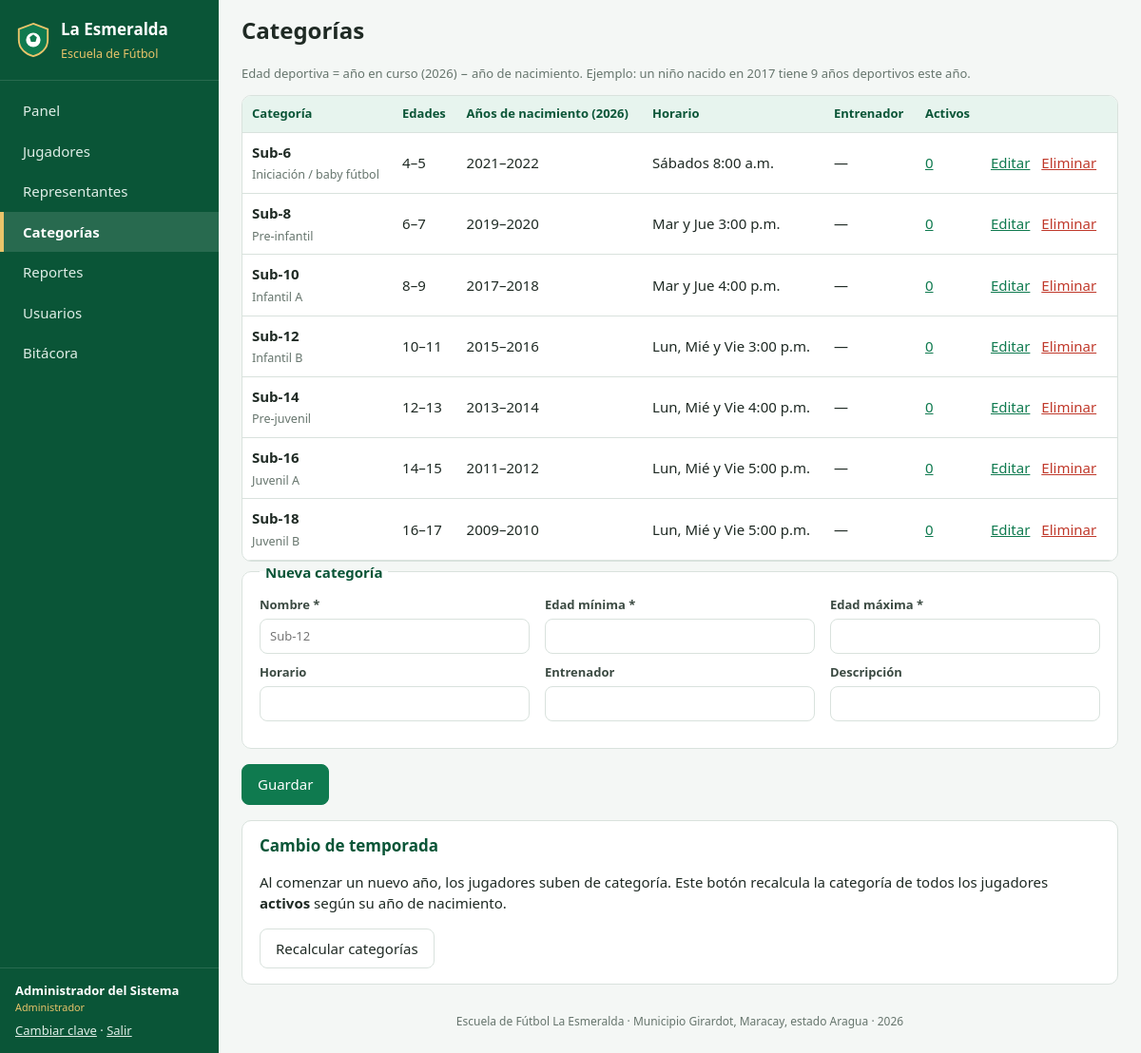
The page /categorias.php (signed in) on the database its author committed.
### tables this page shows
CREATE TABLE categorias (
  id          INT UNSIGNED AUTO_INCREMENT PRIMARY KEY,
  nombre      VARCHAR(30)  NOT NULL UNIQUE,
  edad_min    TINYINT UNSIGNED NOT NULL,
  edad_max    TINYINT UNSIGNED NOT NULL,
  horario     VARCHAR(120) NULL,
  entrenador  VARCHAR(100) NULL,
  descripcion VARCHAR(255) NULL
);

### includes/init.php (called while the page is built, shortened)
<?php
function db(): PDO
{
    static $pdo = null;
    if ($pdo === null) {
        $dsn = DB_SOCKET !== ''
            ? 'mysql:unix_socket=' . DB_SOCKET . ';dbname=' . DB_NAME . ';charset=utf8mb4'
            : 'mysql:host=' . DB_HOST . ';port=' . DB_PORT . ';dbname=' . DB_NAME . ';charset=utf8mb4';
        try {
            $pdo = new PDO($dsn, DB_USER, DB_PASS, [
                PDO::ATTR_ERRMODE            => PDO::ERRMODE_EXCEPTION,
                PDO::ATTR_DEFAULT_FETCH_MODE => PDO::FETCH_ASSOC,
                PDO::ATTR_EMULATE_PREPARES   => false,
            ]);
        } catch (PDOException $ex) {
            http_response_code(500);
            exit('<h2>No se pudo conectar a la base de datos.</h2><p>Verifique que MySQL esté encendido y '
                . 'los datos de config/config.php (o config/config.local.php).</p>');
        }
    }
    return $pdo;
}
function q(string $sql, array $params = []): PDOStatement
{
    $st = db()->prepare($sql);
    $st->execute($params);
    return $st;
}
function e($texto): string
{
    return htmlspecialchars((string) $texto, ENT_QUOTES, 'UTF-8');
}
function usuario_actual(): ?array
{
    return $_SESSION['usuario'] ?? null;
}
function tiene_rol(string $minimo): bool
{
    $nivel = ['entrenador' => 1, 'secretaria' => 2, 'administrador' => 3];
    $u = usuario_actual();
    return $u && ($nivel[$u['rol']] ?? 0) >= ($nivel[$minimo] ?? 99);
}

### categorias.php (the view, shortened to what this page needs)
<?php
require_once __DIR__ . '/includes/init.php';
$editar = (int) ($_GET['editar'] ?? 0);
$c = ['nombre' => '', 'edad_min' => '', 'edad_max' => '', 'horario' => '', 'entrenador' => '', 'descripcion' => ''];
$cats = q("SELECT c.*,
                  (SELECT COUNT(*) FROM jugadores j WHERE j.categoria_id = c.id AND j.estado = 'activo') activos,
                  (SELECT COUNT(*) FROM jugadores j WHERE j.categoria_id = c.id) total
           FROM categorias c ORDER BY c.edad_min")->fetchAll();
$anio = (int) date('Y');
require __DIR__ . '/includes/header.php';
?>
<p class="nota">Edad deportiva = año en curso (<?= $anio ?>) − año de nacimiento. Ejemplo: un niño nacido en <?= $anio - 9 ?> tiene 9 años deportivos este año.</p>
<div class="tabla-envoltura">
<table class="tabla">
  <thead><tr><th>Categoría</th><th>Edades</th><th>Años de nacimiento (<?= $anio ?>)</th><th>Horario</th><th>Entrenador</th><th>Activos</th><th></th></tr></thead>
  <tbody>
  <?php foreach ($cats as $k): ?>
    <tr>
      <td><strong><?= e($k['nombre']) ?></strong><br><small><?= e($k['descripcion'] ?? '') ?></small></td>
      <td><?= $k['edad_min'] ?>–<?= $k['edad_max'] ?></td>
      <td><?= $anio - $k['edad_max'] ?>–<?= $anio - $k['edad_min'] ?></td>
      <td><?= e($k['horario'] ?? '—') ?></td>
      <td><?= e($k['entrenador'] ?? '—') ?></td>
      <td><a href="jugadores.php?categoria=<?= $k['id'] ?>"><?= (int) $k['activos'] ?></a></td>
      <td class="acciones">
        <?php if (tiene_rol('administrador')): ?>
          <a href="categorias.php?editar=<?= $k['id'] ?>#form">Editar</a>
          <?php if (!$k['total']): ?>
          <form method="post" class="en-linea" data-confirmar="¿Eliminar la categoría <?= e($k['nombre']) ?>?">
            <button class="enlace peligro">Eliminar</button>
          </form>
          <?php endif; ?>
        <?php endif; ?>
      </td>
    </tr>
  <?php endforeach; ?>
  </tbody>
</table>
</div>
<?php if (tiene_rol('administrador')): ?>
<form method="post" class="formulario" id="form">
  <fieldset>
    <legend><?= $editar ? 'Editar categoría' : 'Nueva categoría' ?></legend>
    <div class="campos">
      <label>Nombre * <input name="nombre" required maxlength="30" placeholder="Sub-12" value="<?= e($c['nombre']) ?>"></label>
      <label>Edad mínima * <input type="number" name="edad_min" min="3" max="20" required value="<?= e($c['edad_min']) ?>"></label>
      <label>Edad máxima * <input type="number" name="edad_max" min="3" max="20" required value="<?= e($c['edad_max']) ?>"></label>
      <label>Horario <input name="horario" maxlength="120" value="<?= e($c['horario']) ?>"></label>
      <label>Entrenador <input name="entrenador" maxlength="100" value="<?= e($c['entrenador']) ?>"></label>
      <label>Descripción <input name="descripcion" maxlength="255" value="<?= e($c['descripcion']) ?>"></label>
    </div>
  </fieldset>
  <div class="botones">
    <button class="btn btn-primario">Guardar</button>
  </div>
</form>
<section class="panel">
  <h3>Cambio de temporada</h3>
  <p>Al comenzar un nuevo año, los jugadores suben de categoría. Este botón recalcula la categoría de todos los jugadores <strong>activos</strong> según su año de nacimiento.</p>
  <form method="post" data-confirmar="¿Recalcular la categoría de todos los jugadores activos?">
    <button class="btn">Recalcular categorías</button>
  </form>
</section>
<?php endif; ?>
<?php require __DIR__ . '/includes/footer.php'; ?>

### assets/css/estilos.css (style rules this page uses)
:root { --verde: #0f7a4f; --verde-osc: #0a5537; --verde-claro: #e7f4ee; --oro: #e9c46a; --texto: #1f2a24; --gris: #66756d; --borde: #d9e2dd; --fondo: #f4f7f5; --blanco: #fff; --rojo: #c0392b; --ambar: #b7791f; --radio: 10px; }
* { box-sizing: border-box; }
body { margin: 0; font: 15px/1.5 system-ui, -apple-system, "Segoe UI", Roboto, Arial, sans-serif; color: var(--texto); background: var(--fondo); }
a { color: var(--verde); }
h1, h2, h3 { line-height: 1.2; }
.btn { display: inline-block; padding: 9px 16px; border-radius: 8px; border: 1px solid var(--borde); background: var(--blanco); color: var(--texto); font: inherit; cursor: pointer; text-decoration: none; white-space: nowrap; }
.btn-primario { background: var(--verde); border-color: var(--verde); color: #fff; }
.enlace { background: none; border: 0; padding: 0; color: var(--verde); cursor: pointer; font: inherit; text-decoration: underline; }
.enlace.peligro { color: var(--rojo); }
.panel { background: var(--blanco); border: 1px solid var(--borde); border-radius: var(--radio); padding: 16px 18px; margin-bottom: 16px; }
.panel h2, .panel h3 { margin-top: 0; font-size: 17px; color: var(--verde-osc); }
.tabla-envoltura { overflow-x: auto; background: var(--blanco); border: 1px solid var(--borde); border-radius: var(--radio); }
.tabla { width: 100%; border-collapse: collapse; }
.tabla th, .tabla td { padding: 9px 10px; border-bottom: 1px solid var(--borde); text-align: left; vertical-align: middle; }
.tabla th { background: var(--verde-claro); font-size: 13px; color: var(--verde-osc); }
.tabla small { color: var(--gris); }
.acciones { white-space: nowrap; }
.acciones a, .acciones form { margin-right: 8px; }
.nota { color: var(--gris); font-size: 13px; }
input, select, textarea { font: inherit; padding: 8px 10px; border: 1px solid var(--borde); border-radius: 8px; background: #fff; color: var(--texto); width: 100%; }
.formulario fieldset { background: var(--blanco); border: 1px solid var(--borde); border-radius: var(--radio); padding: 14px 18px 18px; margin: 0 0 16px; }
.formulario legend { font-weight: 700; color: var(--verde-osc); padding: 0 6px; }
.formulario label { display: block; font-size: 13px; font-weight: 600; color: #3b4a42; margin-bottom: 10px; }
.formulario label input, .formulario label select, .formulario label textarea { margin-top: 4px; font-weight: 400; }
.campos { display: grid; grid-template-columns: repeat(auto-fill, minmax(230px, 1fr)); gap: 0 16px; }
.botones { display: flex; gap: 8px; flex-wrap: wrap; margin: 10px 0 16px; }
.en-linea { display: inline-flex; gap: 8px; align-items: center; margin-right: 16px; }

### rows shown on the page
categorias: nombre "Sub-6", descripcion "Iniciación / baby fútbol", edad_min "4", edad_max "5", $anio-$k['edad_max'] "2021", $anio-$k['edad_min'] "2022", horario "Sábados 8:00 a.m.", entrenador "—", activos "0"
categorias: nombre "Sub-8", descripcion "Pre-infantil", edad_min "6", edad_max "7", $anio-$k['edad_max'] "2019", $anio-$k['edad_min'] "2020", horario "Mar y Jue 3:00 p.m.", entrenador "—", activos "0"
categorias: nombre "Sub-10", descripcion "Infantil A", edad_min "8", edad_max "9", $anio-$k['edad_max'] "2017", $anio-$k['edad_min'] "2018", horario "Mar y Jue 4:00 p.m.", entrenador "—", activos "0"
categorias: nombre "Sub-12", descripcion "Infantil B", edad_min "10", edad_max "11", $anio-$k['edad_max'] "2015", $anio-$k['edad_min'] "2016", horario "Lun, Mié y Vie 3:00 p.m.", entrenador "—", activos "0"
categorias: nombre "Sub-14", descripcion "Pre-juvenil", edad_min "12", edad_max "13", $anio-$k['edad_max'] "2013", $anio-$k['edad_min'] "2014", horario "Lun, Mié y Vie 4:00 p.m.", entrenador "—", activos "0"
categorias: nombre "Sub-16", descripcion "Juvenil A", edad_min "14", edad_max "15", $anio-$k['edad_max'] "2011", $anio-$k['edad_min'] "2012", horario "Lun, Mié y Vie 5:00 p.m.", entrenador "—", activos "0"
categorias: nombre "Sub-18", descripcion "Juvenil B", edad_min "16", edad_max "17", $anio-$k['edad_max'] "2009", $anio-$k['edad_min'] "2010", horario "Lun, Mié y Vie 5:00 p.m.", entrenador "—", activos "0"

### other values the page prints
$texto "Panel"
$texto "Jugadores"
$texto "Representantes"
$texto "Categorías"
$texto "Reportes"
$texto "Usuarios"
$texto "Bitácora"
$sesion['nombre'] "Administrador del Sistema"
$sesion['rol'] "Administrador"
$titulo "Categorías"
APP_NOMBRE "Escuela de Fútbol La Esmeralda"
APP_UBICACION "Municipio Girardot, Maracay, estado Aragua"
